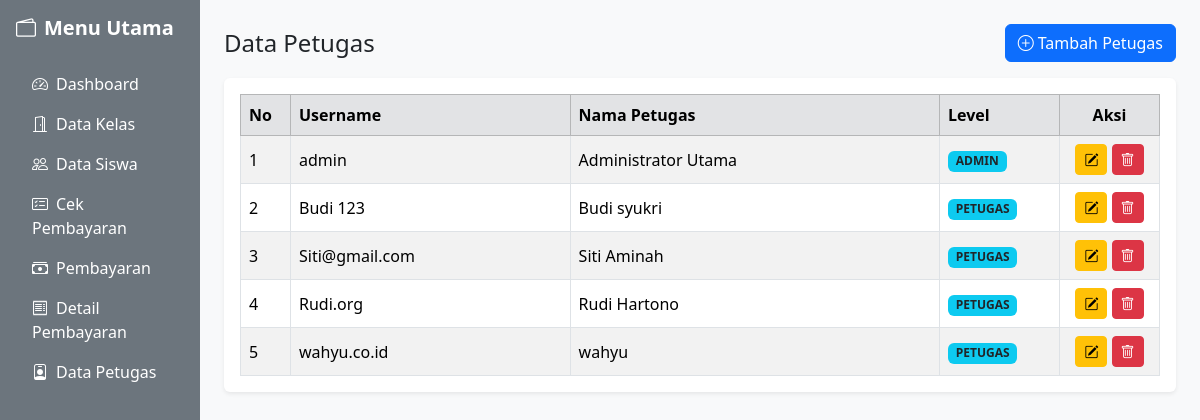
Screenshot of /data_petugas.php with the database file from the repository.
### tables this page shows
CREATE TABLE `petugas` (
  `id_petugas` int(11) NOT NULL,
  `username` varchar(25) NOT NULL,
  `password` varchar(32) NOT NULL,
  `nama_petugas` varchar(35) NOT NULL,
  `level` enum('admin','petugas') NOT NULL
);

### data_petugas.php (the view, shortened to what this page needs)
<?php
include 'header.php';
include 'sidebar.php';
$data_petugas = [];
$q = mysqli_query($koneksi, "SELECT * FROM petugas");
while ($row = mysqli_fetch_array($q)) {
    $data_petugas[] = $row;
}
?>
<div class="col-md-10 p-4">
    <div class="d-flex justify-content-between align-items-center mb-3">
        <h4 class="m-0">Data Petugas</h4>
        <button class="btn btn-primary" data-bs-toggle="modal" data-bs-target="#modalTambahPetugas">
            <i class="bi bi-plus-circle me-1"></i>Tambah Petugas
        </button>
    </div>
    <div class="table-responsive bg-white p-3 shadow-sm rounded">
        <table class="table table-bordered table-striped align-middle m-0">
            <thead class="table-secondary">
                <tr>
                    <th style="width: 50px;">No</th>
                    <th>Username</th>
                    <th>Nama Petugas</th>
                    <th style="width: 120px;">Level</th>
                    <th class="text-center" style="width: 100px;">Aksi</th>
                </tr>
            </thead>
            <tbody>
                <?php
                $no = 1;
                foreach ($data_petugas as $d) {
                ?>
                <tr>
                    <td><?= $no++; ?></td>
                    <td><?= $d['username']; ?></td>
                    <td><?= $d['nama_petugas']; ?></td>
                    <td>
                        <span class="badge bg-info text-dark"><?= strtoupper($d['level']); ?></span>
                    </td>
                    <td class="text-center text-nowrap">
                        <button class="btn btn-warning btn-sm p-1 px-2" data-bs-toggle="modal" data-bs-target="#modalEditPetugas<?= $d['id_petugas']; ?>" title="Edit">
                            <i class="bi bi-pencil-square"></i>
                        </button>
                        <a href="data_petugas.php?hapus=<?= $d['id_petugas']; ?>" class="btn btn-danger btn-sm p-1 px-2" onclick="return confirm('Hapus petugas ini?')" title="Hapus">
                            <i class="bi bi-trash"></i>
                        </a>
                    </td>
                </tr>
                <?php } ?>
            </tbody>
        </table>
    </div>
</div>
<?php include 'footer.php'; ?>

### rows the page displays
petugas: username "admin", nama_petugas "Administrator Utama", level "ADMIN"
petugas: username "Budi 123", nama_petugas "Budi syukri", level "PETUGAS"
petugas: username "Siti@gmail.com", nama_petugas "Siti Aminah", level "PETUGAS"
petugas: username "Rudi.org", nama_petugas "Rudi Hartono", level "PETUGAS"
petugas: username "wahyu.co.id", nama_petugas "wahyu", level "PETUGAS"
